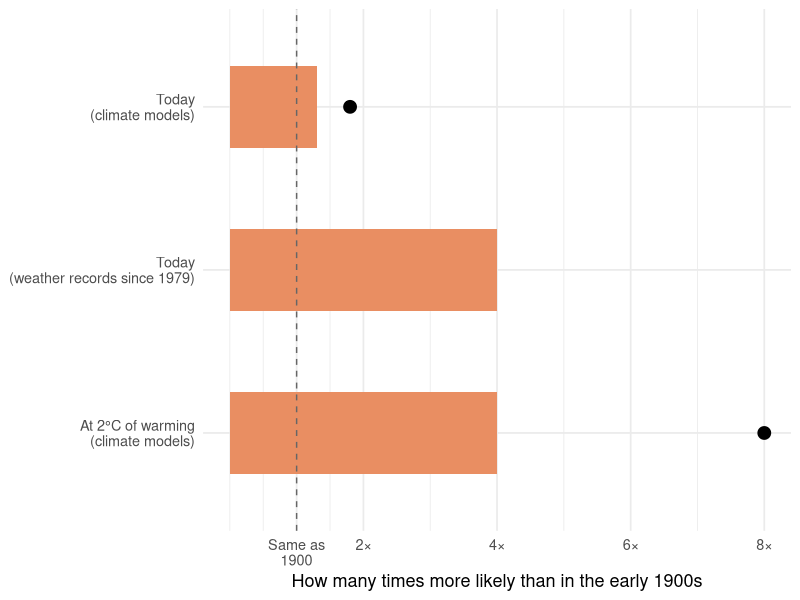

Reproduce this figure in R.
## ---- chunk 1
#| label: setup
#| include: false
library(tidyverse)
library(knitr)
library(kableExtra)
## ---- chunk 2
#| label: fig-likelihood
#| echo: false
#| fig-cap: "Every estimate says fire weather like Black Summer is more likely than it was in the early 1900s. Bars show the smallest increase each source can confidently support, and dots show the best estimate where one exists. The weather records have no upper limit, so there is no dot for that row. Values from @vanoldenborgh2021."
#| fig-width: 8
#| fig-height: 4

likelihood <- tibble(
  estimate = c("Today\n(climate models)",
               "Today\n(weather records since 1979)",
               "At 2°C of warming\n(climate models)"),
  at_least = c(1.3, 4, 4),
  best     = c(1.8, NA, 8)
)

ggplot(likelihood, aes(x = at_least, y = fct_rev(fct_inorder(estimate)))) +
  geom_col(fill = "#E98E62", width = 0.5) +
  geom_point(aes(x = best), size = 4, na.rm = TRUE) +
  geom_vline(xintercept = 1, linetype = "dashed", colour = "grey40") +
  scale_x_continuous(breaks = c(1, 2, 4, 6, 8),
                     labels = c("Same as\n1900", "2×", "4×", "6×", "8×")) +
  labs(x = "How many times more likely than in the early 1900s",
       y = NULL) +
  theme_minimal(base_size = 13)
## ---- chunk 3
#| label: tbl-ingredients
#| echo: false
#| tbl-cap: "Heat is the ingredient that climate change has pushed hardest. Rainfall, the one most people blame, shows no long-term change the study could link to warming."

ingredients <- tibble(
  Ingredient = c("Heat", "Humidity", "Wind", "Rainfall"),
  `Why it matters for fire` = c(
    "Dries out leaves, grass and bark so they catch and burn faster",
    "Dry air pulls moisture out of fuel",
    "Pushes a fire forward and carries embers ahead of it",
    "Wet fuel is hard to ignite"
  ),
  `What changed since the early 1900s` = c(
    "The biggest single driver in most models. A heatwave like December 2019 is at least twice as likely, and weather records suggest about ten times",
    "Drier air added to the risk, and was the main driver in one of the four models",
    "A smaller part of the increase, and it mattered more in some models than others",
    "No long-term trend linked to warming. The 2019 drought was real, but more than half of it came from two natural climate patterns"
  )
)

ingredients |>
  kable() |>
  kable_classic(full_width = TRUE) |>
  row_spec(1, bold = TRUE, background = "#FBCCA6")
